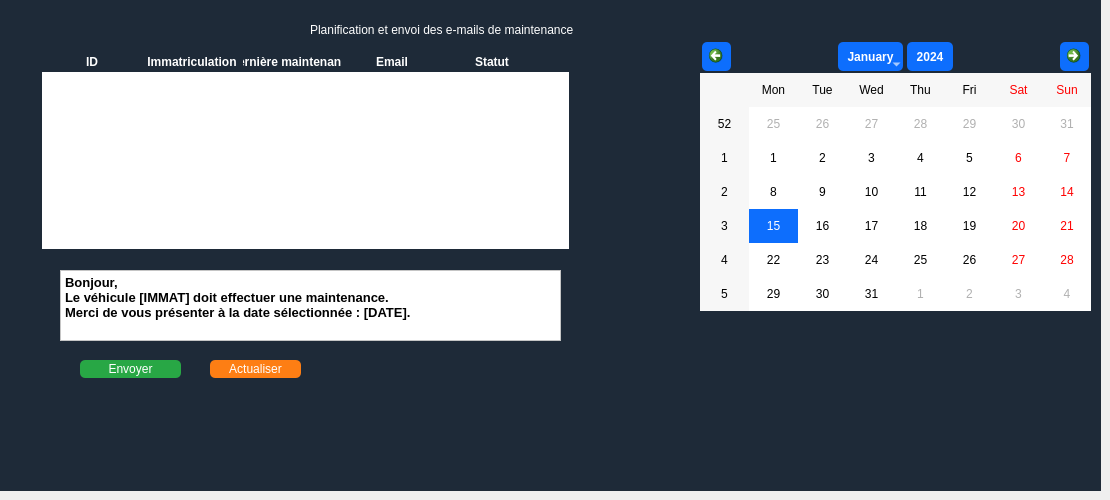
      <widget class="QWidget" name="page_10">
       <widget class="QFrame" name="cruds_6">
        <property name="geometry">
         <rect>
          <x>0</x>
          <y>0</y>
          <width>1101</width>
          <height>491</height>
         </rect>
        </property>
        <property name="styleSheet">
         <string notr="true">background-color: #1e2a38;
color: white;
font: bold 11pt &quot;Arial&quot;;

</string>
        </property>
        <property name="frameShape">
         <enum>QFrame::Shape::NoFrame</enum>
        </property>
        <widget class="QCalendarWidget" name="calendarWidget">
         <property name="geometry">
          <rect>
           <x>700</x>
           <y>40</y>
           <width>391</width>
           <height>271</height>
          </rect>
         </property>
         <property name="styleSheet">
          <string notr="true">QCalendarWidget {
    background-color: #F5F7FB;      /* Soft white background */
    border: 1px solid #8f8f91;
    border-radius: 10px;
    selection-background-color: #0D6EFD; /* Blue selection */
    selection-color: white;         /* White text on selection */
}

/* Header (month and year area) */
QCalendarWidget QToolButton {
    background-color: #0D6EFD;
    color: white;
    border: none;
    border-radius: 5px;
    margin: 2px;
    padding: 5px;
    font-weight: bold;
}

QCalendarWidget QToolButton:hover {
    background-color: #007BFF; /* Slightly lighter on hover */
}

/* Navigation arrows */
QCalendarWidget QToolButton::menu-indicator {
    image: none;
}

/* Weekday labels (Mon, Tue, etc.) */
QCalendarWidget QTableView {
    selection-background-color: #0D6EFD;
    selection-color: white;
    background-color: white;
    border-radius: 5px;
}

/* Days grid */
QCalendarWidget QAbstractItemView:enabled {
    color: #000000;
    background-color: white;
    selection-background-color: #0D6EFD;
    selection-color: white;
    border-radius: 4px;
    outline: none;
}

/* Disable days (outside current month) */
QCalendarWidget QAbstractItemView:disabled {
    color: #b0b0b0;
}</string>
         </property>
        </widget>
        <widget class="QLabel" name="label_16">
         <property name="geometry">
          <rect>
           <x>310</x>
           <y>20</y>
           <width>561</width>
           <height>20</height>
          </rect>
         </property>
         <property name="text">
          <string>Planification et envoi des e-mails de maintenance</string>
         </property>
        </widget>
        <widget class="QTableWidget" name="tableau_6">
         <property name="geometry">
          <rect>
           <x>40</x>
           <y>50</y>
           <width>531</width>
           <height>201</height>
          </rect>
         </property>
         <property name="styleSheet">
          <string notr="true">QTableWidget {
    background-color: white;        /* cellules blanches */
    color: #1e2a38;                 /* texte bleu foncé */
    border: 2px solid #1e2a38;      /* bordures du tableau */
    font: bold 11pt &quot;Arial&quot;;
}

QTableWidget::item {
    background-color: white;        /* garde les cellules blanches */
    color: #1e2a38;
}

QHeaderView::section {
    background-color: #1e2a38;      /* en-tête bleu foncé */
    color: white;                   /* texte blanc */
    font: bold 11pt &quot;Arial&quot;;
    border: 1px solid #1e2a38;
}
</string>
         </property>
         <column>
          <property name="text">
           <string>ID</string>
          </property>
          <property name="font">
           <font>
            <bold>true</bold>
           </font>
          </property>
         </column>
         <column>
          <property name="text">
           <string>Immatriculation</string>
          </property>
          <property name="font">
           <font>
            <bold>true</bold>
           </font>
          </property>
         </column>
         <column>
          <property name="text">
           <string>Dernière maintenance</string>
          </property>
          <property name="font">
           <font>
            <bold>true</bold>
           </font>
          </property>
         </column>
         <column>
          <property name="text">
           <string>Email</string>
          </property>
          <property name="font">
           <font>
            <bold>true</bold>
           </font>
          </property>
         </column>
         <column>
          <property name="text">
           <string>Statut</string>
          </property>
          <property name="font">
           <font>
            <bold>true</bold>
           </font>
          </property>
         </column>
        </widget>
        <widget class="QTextEdit" name="textEdit">
         <property name="geometry">
          <rect>
           <x>60</x>
           <y>270</y>
           <width>501</width>
           <height>71</height>
          </rect>
         </property>
         <property name="styleSheet">
          <string notr="true">background-color: rgb(255, 255, 255);</string>
         </property>
         <property name="html">
          <string>&lt;!DOCTYPE HTML PUBLIC &quot;-//W3C//DTD HTML 4.0//EN&quot; &quot;http://www.w3.org/TR/REC-html40/strict.dtd&quot;&gt;
&lt;html&gt;&lt;head&gt;&lt;meta name=&quot;qrichtext&quot; content=&quot;1&quot; /&gt;&lt;meta charset=&quot;utf-8&quot; /&gt;&lt;style type=&quot;text/css&quot;&gt;
p, li { white-space: pre-wrap; }
hr { height: 1px; border-width: 0; }
li.unchecked::marker { content: &quot;\2610&quot;; }
li.checked::marker { content: &quot;\2612&quot;; }
&lt;/style&gt;&lt;/head&gt;&lt;body style=&quot; font-family:'Arial'; font-size:11pt; font-weight:700; font-style:normal;&quot;&gt;
&lt;p style=&quot; margin-top:0px; margin-bottom:0px; margin-left:0px; margin-right:0px; -qt-block-indent:0; text-indent:0px;&quot;&gt;&lt;span style=&quot; font-size:10pt; color:#000000;&quot;&gt;Bonjour,&lt;/span&gt;&lt;/p&gt;
&lt;p style=&quot; margin-top:0px; margin-bottom:0px; margin-left:0px; margin-right:0px; -qt-block-indent:0; text-indent:0px;&quot;&gt;&lt;span style=&quot; font-size:10pt; color:#000000;&quot;&gt;Le véhicule [IMMAT] doit effectuer une maintenance.&lt;/span&gt;&lt;/p&gt;
&lt;p style=&quot; margin-top:0px; margin-bottom:0px; margin-left:0px; margin-right:0px; -qt-block-indent:0; text-indent:0px;&quot;&gt;&lt;span style=&quot; font-size:10pt; color:#000000;&quot;&gt;Merci de vous présenter à la date sélectionnée : [DATE].&lt;/span&gt;&lt;/p&gt;&lt;/body&gt;&lt;/html&gt;</string>
         </property>
        </widget>
        <widget class="QPushButton" name="ajouter_6">
         <property name="geometry">
          <rect>
           <x>80</x>
           <y>360</y>
           <width>101</width>
           <height>18</height>
          </rect>
         </property>
         <property name="styleSheet">
          <string notr="true">QPushButton {
    background-color: #28a745;
    color: white;
    border-radius: 5px;
}

</string>
         </property>
         <property name="text">
          <string>Envoyer</string>
         </property>
        </widget>
        <widget class="QPushButton" name="modifier_6">
         <property name="geometry">
          <rect>
           <x>210</x>
           <y>360</y>
           <width>91</width>
           <height>18</height>
          </rect>
         </property>
         <property name="styleSheet">
          <string notr="true">QPushButton {
    background-color: #fd7e14;
    color: white;
    border-radius: 5px;
}
</string>
         </property>
         <property name="text">
          <string>Actualiser</string>
         </property>
        </widget>
       </widget>
      </widget>
